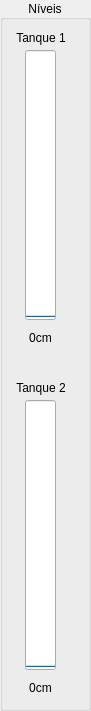
   <widget class="QGroupBox" name="groupBox_9">
    <property name="geometry">
     <rect>
      <x>1290</x>
      <y>5</y>
      <width>91</width>
      <height>711</height>
     </rect>
    </property>
    <property name="autoFillBackground">
     <bool>false</bool>
    </property>
    <property name="title">
     <string>Níveis</string>
    </property>
    <property name="alignment">
     <set>Qt::AlignCenter</set>
    </property>
    <widget class="QProgressBar" name="progressBar">
     <property name="geometry">
      <rect>
       <x>25</x>
       <y>50</y>
       <width>31</width>
       <height>270</height>
      </rect>
     </property>
     <property name="maximum">
      <number>3000</number>
     </property>
     <property name="value">
      <number>0</number>
     </property>
     <property name="orientation">
      <enum>Qt::Vertical</enum>
     </property>
    </widget>
    <widget class="QProgressBar" name="progressBar_2">
     <property name="geometry">
      <rect>
       <x>25</x>
       <y>400</y>
       <width>31</width>
       <height>270</height>
      </rect>
     </property>
     <property name="autoFillBackground">
      <bool>false</bool>
     </property>
     <property name="styleSheet">
      <string notr="true"/>
     </property>
     <property name="maximum">
      <number>3000</number>
     </property>
     <property name="value">
      <number>0</number>
     </property>
     <property name="orientation">
      <enum>Qt::Vertical</enum>
     </property>
    </widget>
    <widget class="QLabel" name="label_4">
     <property name="geometry">
      <rect>
       <x>1</x>
       <y>30</y>
       <width>80</width>
       <height>16</height>
      </rect>
     </property>
     <property name="text">
      <string>Tanque 1</string>
     </property>
     <property name="alignment">
      <set>Qt::AlignCenter</set>
     </property>
    </widget>
    <widget class="QLabel" name="label_5">
     <property name="geometry">
      <rect>
       <x>0</x>
       <y>330</y>
       <width>81</width>
       <height>16</height>
      </rect>
     </property>
     <property name="text">
      <string>0cm</string>
     </property>
     <property name="alignment">
      <set>Qt::AlignCenter</set>
     </property>
    </widget>
    <widget class="QLabel" name="label_6">
     <property name="geometry">
      <rect>
       <x>1</x>
       <y>380</y>
       <width>80</width>
       <height>16</height>
      </rect>
     </property>
     <property name="text">
      <string>Tanque 2</string>
     </property>
     <property name="alignment">
      <set>Qt::AlignCenter</set>
     </property>
    </widget>
    <widget class="QLabel" name="label_7">
     <property name="geometry">
      <rect>
       <x>0</x>
       <y>680</y>
       <width>81</width>
       <height>16</height>
      </rect>
     </property>
     <property name="text">
      <string>0cm</string>
     </property>
     <property name="alignment">
      <set>Qt::AlignCenter</set>
     </property>
    </widget>
   </widget>
